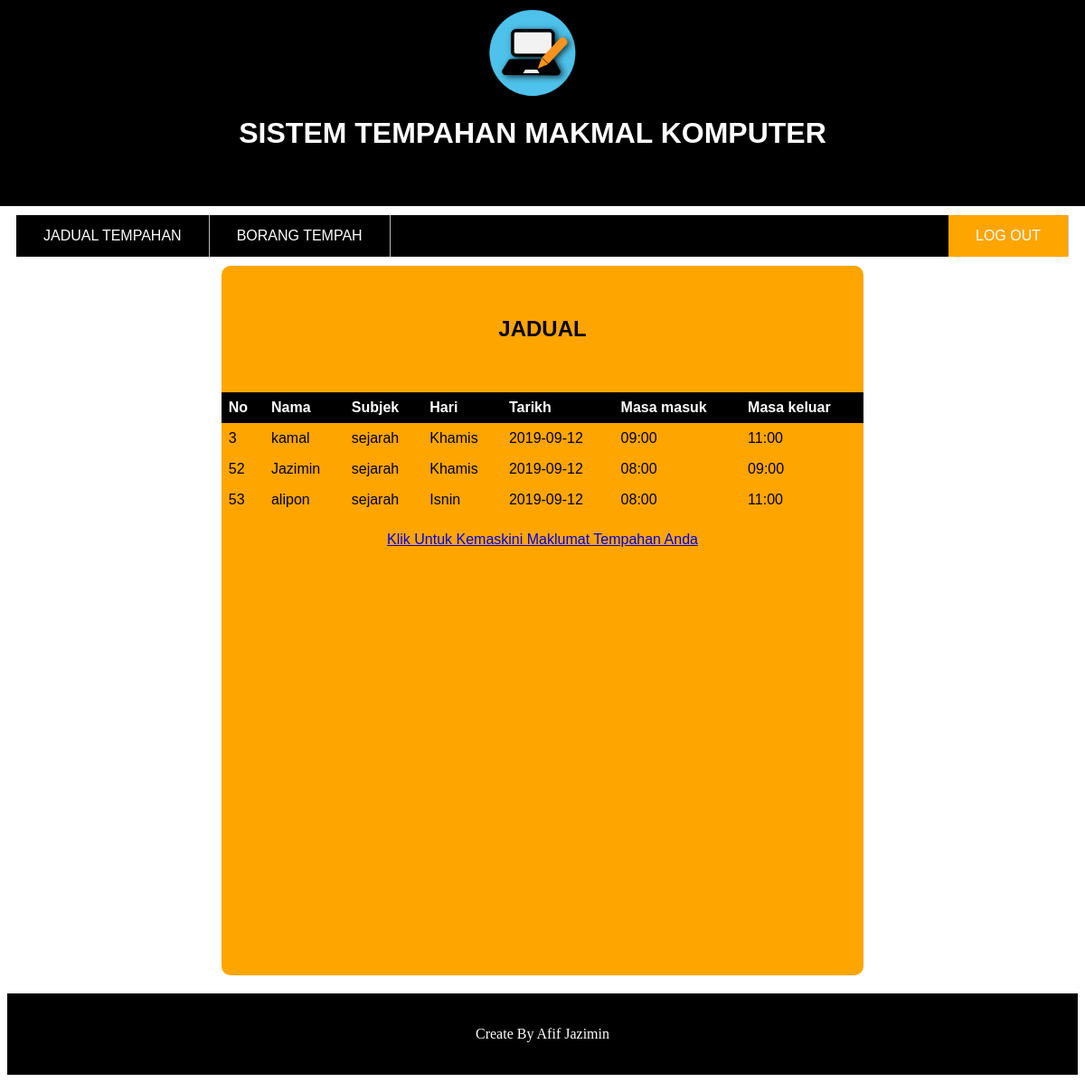
Screenshot of /bookinglab/table1.php (signed in) with the database file from the repository.
### tables this page shows
CREATE TABLE IF NOT EXISTS `booking` (
  `no` int(11) NOT NULL AUTO_INCREMENT,
  `Nama` varchar(100) NOT NULL,
  `Subjek` varchar(50) NOT NULL,
  `Tarikh_tempah` varchar(20) NOT NULL,
  `Hari` varchar(15) NOT NULL,
  `Masa_masuk` varchar(20) NOT NULL,
  `Masa_keluar` varchar(20) NOT NULL,
  PRIMARY KEY (`no`)
);

### bookinglab/table1.php (the view, shortened to what this page needs)
<html>
<head>
	</head>
		<body bgcolor="white">
			<div id="header">
				<img src="content-writing-e1509826195377.png" width="100">
					<h1>SISTEM TEMPAHAN MAKMAL KOMPUTER</h1>
		</div>
<div id="nav">
				<ul>
					<li><a href="table1.php">JADUAL TEMPAHAN</a></li>
					<li><a href="home.php">BORANG TEMPAH</a></li>
					<li style="float:right"><a class="active" href="logout.php">LOG OUT</a></li>
				</ul>
</div>
			<div id ="form">
<br><br>
					<h2>JADUAL</h2>
<br><br>
<?php
include('dbconn.php');
?>
<table border="0 px" width="100%">
		<tr>
			<th>No</th>
			<th>Nama</th>
			<th>Subjek</th>
			<th>Hari</th>
			<th>Tarikh </th>
			<th>Masa masuk</th>
			<th>Masa keluar</th>
		</tr>
<?php
$query = mysqli_query($connection,"SELECT * FROM booking ORDER BY no "	);
while($row = mysqli_fetch_array($query)){
?>
<tr>
	<td><?=$row['no']; ?></td>
	<td><?=$row['Nama']; ?></td>
	<td><?=$row['Subjek']; ?></td>
	<td><?=$row['Hari']; ?></td>
	<td><?=$row['Tarikh_tempah']; ?></td>
	<td><?=$row['Masa_masuk']; ?></td>
	<td><?=$row['Masa_keluar']; ?></td>
</tr>
<?php } ?>
</table>
<br>
<a href="updatetable.php">Klik Untuk Kemaskini Maklumat Tempahan Anda</a>
</div>
			<div id="footer">
					<p>Create By Afif Jazimin</p>
			</div>
	</body>
</html>

### bookinglab/table1.php (style rules this page uses)
h1 { color:WHITE; font-family:arial; }
#header { text-align:center; margin-top:30px; background-color:black; margin-left:-30px; margin-top:-30px; margin-right:-8px; padding-bottom:40px; padding-top:30px; margin-bottom:10px; }
#nav { font-family:arial; }
ul { list-style-type: none; margin: 10; padding: 0; overflow: hidden; background-color: black; }
li { float: left; border-right:1px solid #bbb; }
li a { display: block; color: white; text-align: center; padding: 14px 30px; text-decoration: none; }
.active { background-color: orange; }
#form { background-color:orange; border-radius:10px; font-family:arial; text-align:center; width:60%; height:95%; position:center; margin:0 auto; padding-bottom: 40px; }
table { border-collapse: collapse; width: 100%; }
th, td { text-align: left; padding: 8px; }
tr:nth-child(even) { background-color: #00000 }
th { background-color: Black; color: white; }
#footer { text-align:center; background-color:black; color:white; padding-top:20px; padding-bottom:20px; margin-top:20px; }

### rows the page displays
booking: no "3", Nama "kamal", Subjek "sejarah", Hari "Khamis", Tarikh_tempah "2019-09-12", Masa_masuk "09:00", Masa_keluar "11:00"
booking: no "52", Nama "Jazimin", Subjek "sejarah", Hari "Khamis", Tarikh_tempah "2019-09-12", Masa_masuk "08:00", Masa_keluar "09:00"
booking: no "53", Nama "alipon", Subjek "sejarah", Hari "Isnin", Tarikh_tempah "2019-09-12", Masa_masuk "08:00", Masa_keluar "11:00"
